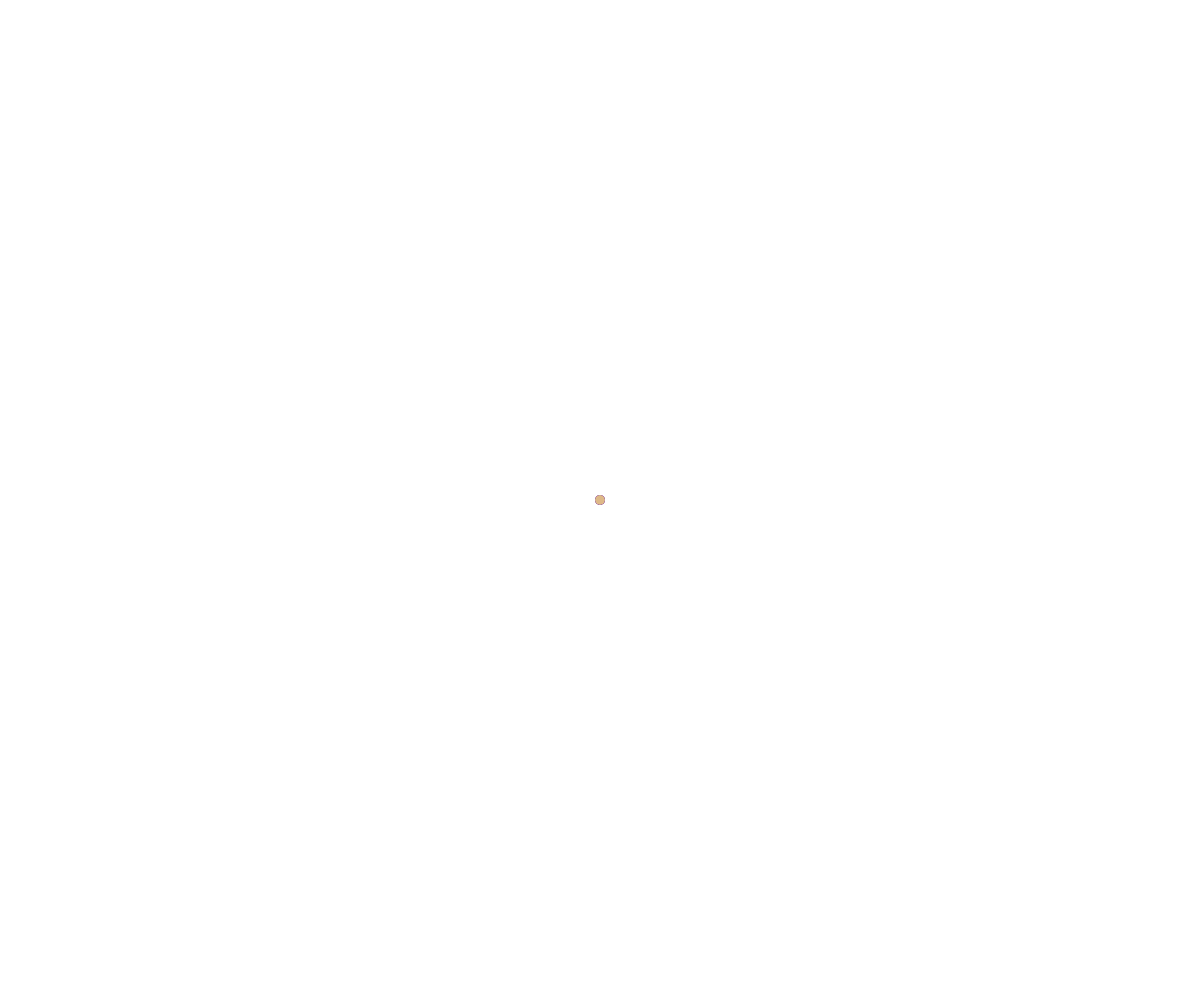
Frame 1 (no input)
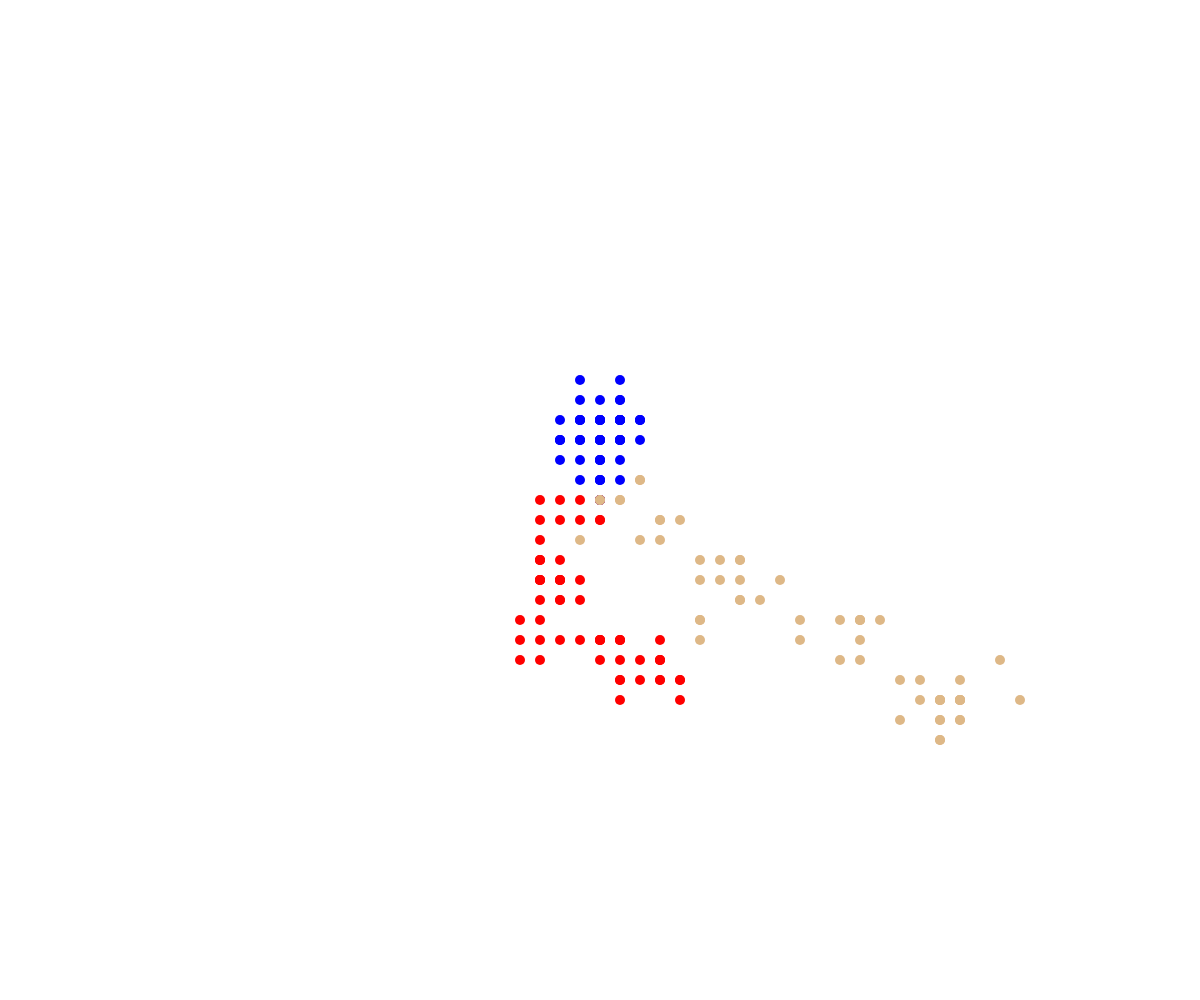
Frame 60 (no input)
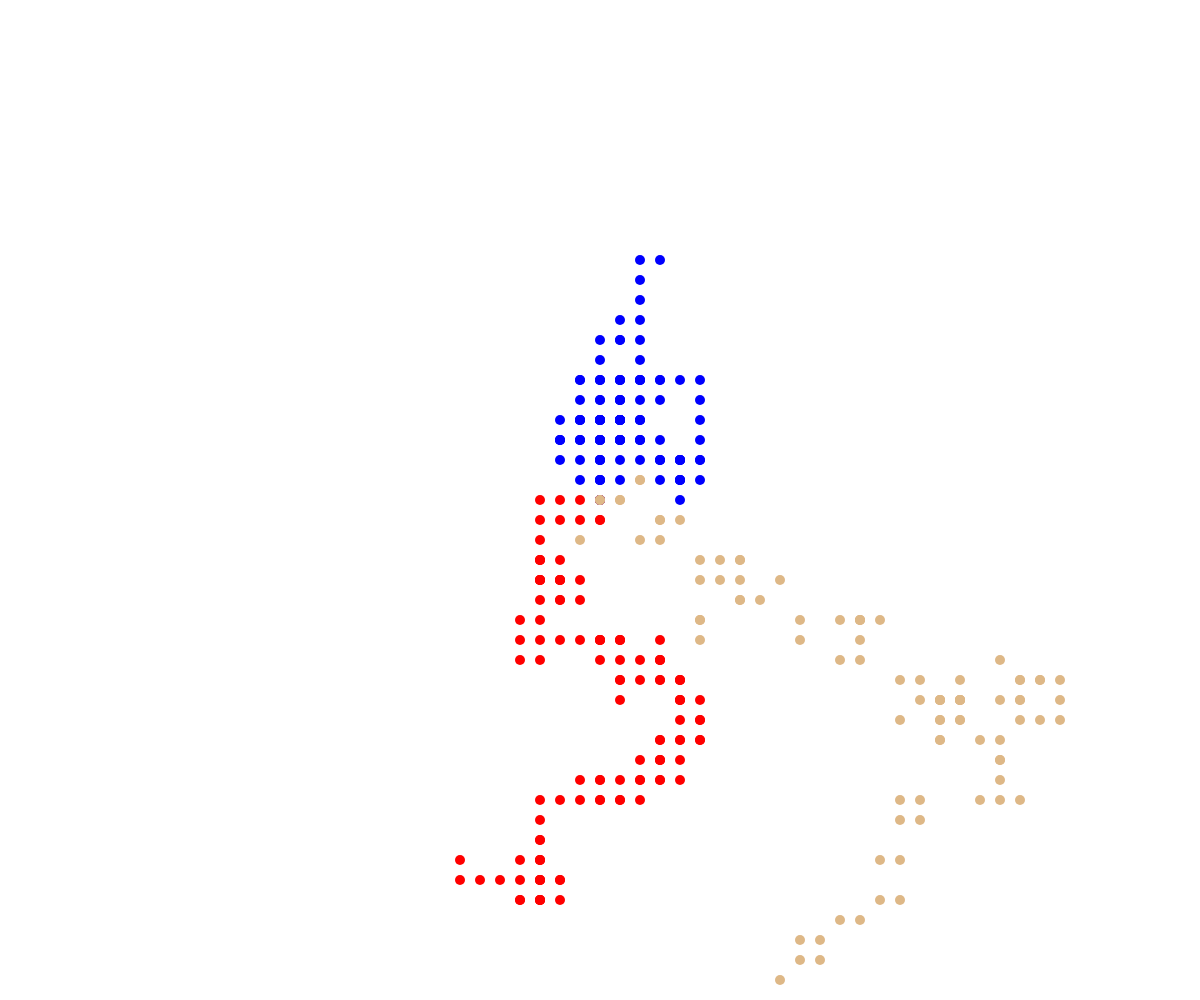
Frame 120 (the mouse pressed at the canvas centre since frame 60)

The p5.js sketch that drew these frames (run headless with seeded random() and noise() and a simulated clock; from frame 60 on, the mouse is pressed at the canvas centre):

// p5.js sketch
// ── sketch.js
// Project Title
// Your Name
// Date
//
// Extra for Experts:
// - describe what you did to take this project "above and beyond"

class Walker {
  constructor(x,y,theColor) {
    this.x = x;
    this.y = y;
    this.speed = 20;
    this.radius = 5;
    this.color = theColor;
  }

  display() {
    let r = random(255);
    let g = random(255);
    let b = random(255);
    //fill(r,g,b);
    fill(this.color);
    circle(this.x, this.y, this.radius * 2);
  }

  move() {
    let choice = random(100);
    // up
    if (choice < 25) {
      this.y -= this.speed;
    }
    // down
    else if (choice < 50) {
      this.y += this.speed;
    }
    // left
    else if (choice < 75) {
      this.x -= this.speed;
    }
    else {
      this.x += this.speed;
    }
  }
}

let winston;
let radia;
let brentPeterson;

function setup() {
  createCanvas(windowWidth, windowHeight);
  winston = new Walker(width/2, height/2, "red");
  radia = new Walker(width/2, height/2, "blue");
  brentPeterson = new Walker(width/2, height/2, "burlywood");
}



function draw() {
  noStroke();
  winston.display();
  winston.move();
  radia.display();
  radia.move();
  brentPeterson.display();
  brentPeterson.move();
  brentPeterson.move();
  brentPeterson.move();
}
